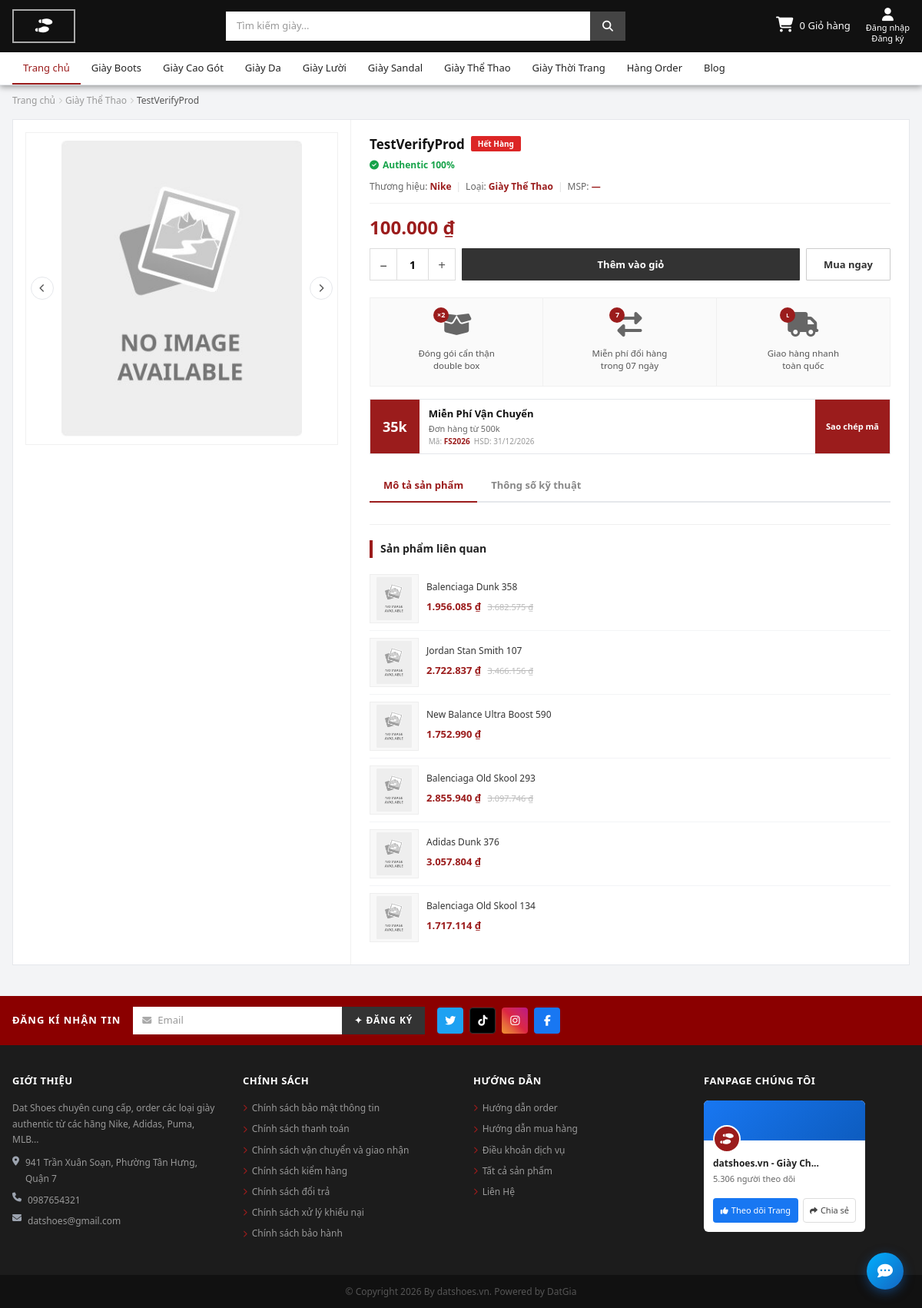
Page /products/testverifyprod/ on the committed database.
### apps/products/models.py (models this page shows, shortened)
class Category(models.Model):
    name = models.CharField(max_length=100, unique=True,
                            verbose_name="Tên loại giày")
    slug = models.SlugField(max_length=120, unique=True, blank=True)
    description = models.TextField(blank=True, verbose_name="Mô tả")
    image = models.ImageField(upload_to='categories/', blank=True, null=True)
    is_active = models.BooleanField(default=True)
    class Meta:
        verbose_name = "Danh mục"
        verbose_name_plural = "Danh mục"

class Product(models.Model):
    category = models.ForeignKey(
        Category, on_delete=models.CASCADE, related_name='products')
    brand = models.ForeignKey(
        Brand, on_delete=models.CASCADE, related_name='products')
    name = models.CharField(max_length=200, verbose_name="Tên sản phẩm")
    slug = models.SlugField(max_length=250, unique=True, blank=True)
    description = models.TextField(verbose_name="Mô tả chi tiết")
    price = models.DecimalField(
        max_digits=12, decimal_places=0, verbose_name="Giá gốc")
    discount_price = models.DecimalField(
        max_digits=12, decimal_places=0, blank=True, null=True, verbose_name="Giá khuyến mãi")
    is_active = models.BooleanField(default=True)
    featured = models.BooleanField(
        default=False, verbose_name="Sản phẩm nổi bật")
    created_at = models.DateTimeField(auto_now_add=True)
    updated_at = models.DateTimeField(auto_now=True)
    class Meta:
        verbose_name = "Sản phẩm"
        verbose_name_plural = "Sản phẩm"
        ordering = ['-created_at']
    @property
    def final_price(self):
        return self.discount_price if self.discount_price else self.price
    if TYPE_CHECKING:
        variants: models.Manager['ProductVariant']
        images: models.Manager['ProductImage']

class Brand(models.Model):
    name = models.CharField(max_length=100, unique=True,
                            verbose_name="Tên thương hiệu")
    slug = models.SlugField(max_length=120, unique=True, blank=True)
    logo = models.ImageField(upload_to='brands/', blank=True, null=True)
    description = models.TextField(blank=True)
    is_active = models.BooleanField(default=True)
    class Meta:
        verbose_name = "Thương hiệu"
        verbose_name_plural = "Thương hiệu"

### apps/products/views.py (the view, shortened to what this page needs)
# urls.py: path('<slug:slug>/', views.product_detail, name='product_detail'),
def product_detail(request: HttpRequest, slug: str):
    import json
    product = get_object_or_404(Product, slug=slug, is_active=True)
    variants = product.variants.filter(is_active=True).select_related('color', 'size').order_by('size__order', 'size__name')
    images = product.images.all().select_related('color').order_by('-is_primary', 'color', 'order')
    images_by_color: dict = {}   # {color_id_or_0: [{url, alt}]}
    all_images_list = []         # flat list cho gallery fallback
    colors_map = {}
    colors_list = list(colors_map.values())
    try:
        url_color_id = int(request.GET.get('color', 0))
    except (ValueError, TypeError):
        url_color_id = 0
    try:
        url_size_id = int(request.GET.get('size', 0))
    except (ValueError, TypeError):
        url_size_id = 0
    valid_color_ids = set(colors_map.keys())
    if url_color_id not in valid_color_ids:
        url_color_id = colors_list[0]['id'] if colors_list else 0
    selected_color_data = colors_map.get(url_color_id, {})
    valid_size_ids = {s['size_id'] for s in selected_color_data.get('sizes', [])}
    if url_size_id not in valid_size_ids:
        for s in selected_color_data.get('sizes', []):
            if s['stock'] > 0:
                url_size_id = s['size_id']
                break
        else:
            url_size_id = 0
    related_products = Product.objects.filter(
        category=product.category, is_active=True
    ).exclude(id=product.pk).prefetch_related(
        Prefetch('images', queryset=ProductImage.objects.filter(is_primary=True))
    )[:6]
    initial_images = (
        images_by_color.get(url_color_id)
        or images_by_color.get(0)
        or all_images_list
    )
    context = {
        'product': product,
        'variants': variants,
        'colors_list': colors_list,
        'variants_json': json.dumps(colors_list),
        'images_by_color_json': json.dumps(images_by_color),
        'initial_images': initial_images,
        'initial_color_id': url_color_id,
        'initial_size_id': url_size_id,
        'related_products': related_products,
        'title': f'{product.name} - Dat Shoes',
    }
    rv = request.session.get('recently_viewed', [])
    if product.id in rv:
        rv.remove(product.id)
    rv.insert(0, product.id)
    request.session['recently_viewed'] = rv[:8]
    return render(request, 'product_detail.html', context)

### templates/product_detail.html (shortened to what this page needs)
{% extends 'base.html' %}
{% load static %}
{% load format_money %}
{% block content %}
<div class="pd-page">
<div style="max-width:1200px; margin:0 auto; padding:0 16px;">
  <nav class="pd-bc">
    <a href="{% url 'landing' %}">Trang chủ</a>
    <i class="fas fa-chevron-right"></i>
    <a href="{% url 'products:category_detail' product.category.slug %}">{{ product.category.name }}</a>
    <i class="fas fa-chevron-right"></i>
    <span style="color:#555;">{{ product.name }}</span>
  </nav>
  <div class="pd-layout">
    <div class="pd-gallery">
      <div class="pd-main-wrap">
        <button class="gal-arrow left" id="galPrev"><i class="fas fa-chevron-left"></i></button>
        {% if initial_images %}
        <img id="mainImg" src="{{ initial_images.0.url }}" alt="{{ product.name }}">
        {% else %}
        <img id="mainImg" src="{% static 'images/no-image.jpg' %}" alt="{{ product.name }}">
        {% endif %}
        <button class="gal-arrow right" id="galNext"><i class="fas fa-chevron-right"></i></button>
      </div>
      <div class="pd-thumbs" id="thumbStrip">
      </div>
    </div>
    <div class="pd-info">
      <h1 class="pd-name">
        {{ product.name }}
        {% if variants %}
          {% for v in variants %}{% if v.stock > 0 and forloop.first %}<span class="badge-in-stock">Còn Hàng</span>{% endif %}{% endfor %}
        {% else %}
          <span class="badge-out-stock">Hết Hàng</span>
        {% endif %}
      </h1>
      <div class="pd-authentic"><i class="fas fa-check-circle"></i><span>Authentic 100%</span></div>
      <div class="pd-meta">
        <span>Thương hiệu:&nbsp;<a href="{% url 'products:product_list' %}?brand={{ product.brand.slug }}">{{ product.brand.name }}</a></span>
        <span class="pd-sep">|</span>
        <span>Loại:&nbsp;<a href="{% url 'products:category_detail' product.category.slug %}">{{ product.category.name }}</a></span>
        <span class="pd-sep">|</span>
        <span>MSP:&nbsp;<span id="mspTxt" style="color:var(--dee-red);font-weight:600;">{% if variants %}{{ variants.0.sku }}{% else %}—{% endif %}</span></span>
      </div>
      <div class="pd-price-row">
        <span class="pd-price-sale" id="priceDisplay">{{ product.final_price|vnd }}</span>
      </div>
      <form method="post" action="{% url 'cart:add_to_cart' product.id %}" id="cartForm">
        <div class="pd-actions">
          <div class="qty-box">
            <button type="button" class="qty-btn" onclick="chgQty(-1)">−</button>
            <input type="number" name="quantity" id="qtyInput" value="1" min="1" class="qty-num">
            <button type="button" class="qty-btn" onclick="chgQty(1)">+</button>
          </div>
          <button type="submit" class="btn-cart">Thêm vào giỏ</button>
          <a href="{% url 'cart:checkout' %}" class="btn-buynow">Mua ngay</a>
        </div>
      </form>
      <div class="pd-commits">
        <div class="pd-commit">
          <div class="commit-icon-wrap"><i class="fas fa-box-open"></i><span class="commit-badge">×2</span></div>
          <div class="commit-text">Đóng gói cẩn thận<br>double box</div>
        </div>
        <div class="pd-commit">
          <div class="commit-icon-wrap"><i class="fas fa-exchange-alt"></i><span class="commit-badge">7</span></div>
          <div class="commit-text">Miễn phí đổi hàng<br>trong 07 ngày</div>
        </div>
        <div class="pd-commit">
          <div class="commit-icon-wrap"><i class="fas fa-truck"></i><span class="commit-badge" style="font-size:7px;">L</span></div>
          <div class="commit-text">Giao hàng nhanh<br>toàn quốc</div>
        </div>
      </div>
      <div class="pd-coupon">
        <div class="coupon-amt">35k</div>
        <div class="coupon-body">
          <div class="cn">Miễn Phí Vận Chuyển</div>
          <div class="cm">Đơn hàng từ 500k</div>
          <div class="cc">Mã: <span>FS2026</span>&nbsp; HSD: 31/12/2026</div>
        </div>
        <button class="coupon-copy-btn" onclick="cpCoupon('FS2026',this)">Sao chép mã</button>
      </div>
      <div class="pd-tab-nav">
        <button class="on" onclick="switchTab(this,'tDesc')">Mô tả sản phẩm</button>
        <button onclick="switchTab(this,'tSpec')">Thông số kỹ thuật</button>
      </div>
      {% if related_products %}
      <div style="margin-top:28px;padding-top:20px;border-top:1px solid #f0f0f0;">
        <div class="pd-related-title">Sản phẩm liên quan</div>
        {% for rp in related_products %}
        <a href="{% url 'products:product_detail' rp.slug %}" class="related-item">
          {% if rp.images.first %}<img src="{{ rp.images.first.image.url }}" alt="{{ rp.name }}">
          {% else %}<img src="{% static 'images/no-image.jpg' %}" alt="{{ rp.name }}">{% endif %}
          <div>
            <div class="rn">{{ rp.name }}</div>
            <span class="rp">{{ rp.final_price|vnd }}</span>
            {% if rp.discount_price %}<span class="ro">{{ rp.price|vnd }}</span>{% endif %}
          </div>
        </a>
        {% endfor %}
      </div>
      {% endif %}
    </div>
  </div>
</div>
</div>
{% endblock %}

### templates/base.html (shortened to what this page needs)
<!doctype html>
<html lang="vi">
<head>
	<link rel="stylesheet" href="https://cdnjs.cloudflare.com/ajax/libs/font-awesome/6.6.0/css/all.min.css" />
	{% load static %}
	<link rel="stylesheet" href="{% static 'css/main.css' %}" />
</head>
<body>
	<header class="site-header" style="position:sticky; top:0; z-index:100;">
		<div style="max-width:1200px; margin:0 auto; padding:10px 16px; display:flex; align-items:center; justify-content: space-between;gap:16px;">
			<a href="{% url 'landing' %}" class="logo-box" style="flex-shrink:0;">
				<span class="logo-icon"><i class="fas fa-shoe-prints"></i></span>
			</a>
			<div class="header-center" style="flex:1; display:flex; justify-content:center;">
				<form class="search-bar" method="get" action="{% url 'products:product_list' %}">
					<input type="text" name="q" placeholder="Tìm kiếm giày..." value="{{ request.GET.q }}"
						aria-label="Tìm kiếm sản phẩm" />
					<button type="submit" aria-label="Tìm kiếm"><i class="fas fa-search"></i></button>
				</form>
			</div>
			<div class="header-util" style="flex-shrink:0;">
				<a href="{% url 'cart:cart_detail' %}" class="cart-link">
					<div class="cart-icon">
						<i class="fas fa-shopping-cart"></i>
					</div>
					<span>{{ cart_count|default:0 }} Giỏ hàng</span>
				</a>
				{% if user.is_authenticated %}
				<a href="{% url 'accounts:logout' %}" class="util-link">
					<i class="fas fa-user-circle"></i>
					<span>{{ user.username|truncatechars:10 }}</span>
					<span>Đăng xuất</span>
				</a>
				{% else %}
				<a href="{% url 'accounts:login' %}" class="util-link">
					<i class="fas fa-user"></i>
					<span>Đăng nhập</span>
					<span>Đăng ký</span>
				</a>
				{% endif %}
			</div>
		</div>
		<nav class="site-nav">
			<div style="max-width:1200px; margin:0 auto; padding:0 16px;">
				<ul class="nav-list" id="mainNavList">
					<li class="active">
						<a href="{% url 'landing' %}">Trang chủ</a>
					</li>
					{% for category in categories %}
					<li>
						<a href="{% url 'products:category_detail' category.slug %}">
							{{ category.name }}
						</a>
					</li>
					{% endfor %}
					<li><a href="#">Hàng Order</a></li>
					<li><a href="#">Blog</a></li>
				</ul>
			</div>
		</nav>
	</header>
	<main>
		{% block content %}{% endblock %}
	</main>
	<footer>
		<div class="footer-newsletter">
			<div class="newsletter-inner">
				<span class="newsletter-title">ĐĂNG KÍ NHẬN TIN</span>
				<form class="newsletter-form">
					<div class="email-wrap">
						<i class="fas fa-envelope"></i>
						<input type="email" placeholder="Email" aria-label="Email đăng ký nhận tin" />
					</div>
					<button type="submit">✦ ĐĂNG KÝ</button>
				</form>
				<div class="social-icons">
					<a href="#" class="social-icon social-twitter" aria-label="Twitter">
						<i class="fab fa-twitter"></i>
					</a>
					<a href="#" class="social-icon social-tiktok" aria-label="TikTok">
						<i class="fab fa-tiktok"></i>
					</a>
					<a href="#" class="social-icon social-ig" aria-label="Instagram">
						<i class="fab fa-instagram"></i>
					</a>
					<a href="#" class="social-icon social-fb" aria-label="Facebook">
						<i class="fab fa-facebook-f"></i>
					</a>
				</div>
			</div>
		</div>
		<div class="footer-main">
			<div class="footer-grid">
				<div class="footer-col">
					<h5 class="footer-col-title">GIỚI THIỆU</h5>
					<p>Dat Shoes chuyên cung cấp, order các loại giày authentic từ các hãng Nike, Adidas, Puma, MLB...
					</p>
					<address>
						<div style="display:flex; gap:8px; margin-top:10px;">
							<i class="fas fa-map-marker-alt" style="color:#9ca3af; margin-top:2px; flex-shrink:0;"></i>
							<span>941 Trần Xuân Soạn, Phường Tân Hưng, Quận 7</span>
						</div>
						<div style="display:flex; gap:8px; margin-top:8px;">
							<i class="fas fa-phone" style="color:#9ca3af; flex-shrink:0;"></i>
							<span>0987654321</span>
						</div>
						<div style="display:flex; gap:8px; margin-top:6px;">
							<i class="fas fa-envelope" style="color:#9ca3af; flex-shrink:0;"></i>
							<span>datshoes@gmail.com</span>
						</div>
					</address>
				</div>
				<div class="footer-col">
					<h5 class="footer-col-title">CHÍNH SÁCH</h5>
					<ul class="footer-col-links">
						<li><a href="#"><i class="fas fa-chevron-right"></i>Chính sách bảo mật thông tin</a></li>
						<li><a href="#"><i class="fas fa-chevron-right"></i>Chính sách thanh toán</a></li>
						<li><a href="#"><i class="fas fa-chevron-right"></i>Chính sách vận chuyển và giao nhận</a></li>
						<li><a href="#"><i class="fas fa-chevron-right"></i>Chính sách kiểm hàng</a></li>
						<li><a href="#"><i class="fas fa-chevron-right"></i>Chính sách đổi trả</a></li>
						<li><a href="#"><i class="fas fa-chevron-right"></i>Chính sách xử lý khiếu nại</a></li>
						<li><a href="#"><i class="fas fa-chevron-right"></i>Chính sách bảo hành</a></li>
					</ul>
				</div>
				<div class="footer-col">
					<h5 class="footer-col-title">HƯỚNG DẪN</h5>
					<ul class="footer-col-links">
						<li><a href="#"><i class="fas fa-chevron-right"></i>Hướng dẫn order</a></li>
						<li><a href="#"><i class="fas fa-chevron-right"></i>Hướng dẫn mua hàng</a></li>
						<li><a href="#"><i class="fas fa-chevron-right"></i>Điều khoản dịch vụ</a></li>
						<li><a href="{% url 'products:product_list' %}"><i class="fas fa-chevron-right"></i>Tất cả sản
								phẩm</a></li>
						<li><a href="#"><i class="fas fa-chevron-right"></i>Liên Hệ</a></li>
					</ul>
				</div>
				<div class="footer-col">
					<h5 class="footer-col-title">FANPAGE CHÚNG TÔI</h5>
					<div class="fanpage-widget">
						<div class="fanpage-cover">
							<div class="fanpage-avatar">
								<i class="fas fa-shoe-prints"></i>
							</div>
						</div>
						<div class="fanpage-info">
							<div class="fanpage-name">datshoes.vn - Giày Ch...</div>
							<div class="fanpage-followers">5.306 người theo dõi</div>
						</div>
						<div class="fanpage-actions">
							<button class="btn-follow">
								<i class="fas fa-thumbs-up" style="font-size:10px;"></i> Theo dõi Trang
							</button>
							<button class="btn-share">
								<i class="fas fa-share" style="font-size:10px;"></i> Chia sẻ
							</button>
						</div>
					</div>
				</div>
			</div>
		</div>
		<div class="footer-copyright">
			<p>© Copyright 2026 By datshoes.vn. Powered by DatGia</p>
		</div>
	</footer>
	<div class="float-chat">
		<button aria-label="Chat với chúng tôi" title="Chat ngay">
			<i class="fas fa-comment-dots"></i>
		</button>
	</div>
</body>
</html>

### rows in the picture
Category: name "Giày Boots"
Category: name "Giày Cao Gót"
Category: name "Giày Da"
Category: name "Giày Lười"
Category: name "Giày Sandal"
Category: name "Giày Thể Thao"
Category: name "Giày Thời Trang"
Product: category.name "Giày Thể Thao", name "TestVerifyProd", brand.name "Nike", final_price|vnd "100.000 ₫"
Product: name "Balenciaga Dunk 358", final_price|vnd "1.956.085 ₫", price|vnd "3.682.575 ₫"
Product: name "Jordan Stan Smith 107", final_price|vnd "2.722.837 ₫", price|vnd "3.466.156 ₫"
Product: name "New Balance Ultra Boost 590", final_price|vnd "1.752.990 ₫"
Product: name "Balenciaga Old Skool 293", final_price|vnd "2.855.940 ₫", price|vnd "3.097.746 ₫"
Product: name "Adidas Dunk 376", final_price|vnd "3.057.804 ₫"
Product: name "Balenciaga Old Skool 134", final_price|vnd "1.717.114 ₫"

### other values in the picture
{{ cart_count|default:0 }} "0"
